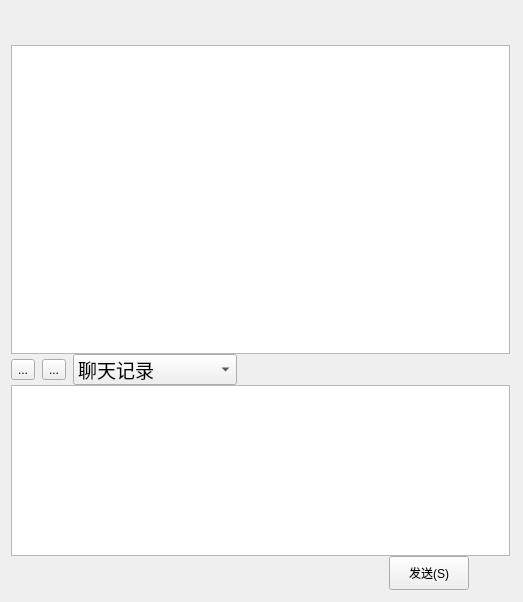
<?xml version="1.0" encoding="UTF-8"?>
<ui version="4.0">
 <class>ClientWidget</class>
 <widget class="QWidget" name="ClientWidget">
  <property name="geometry">
   <rect>
    <x>0</x>
    <y>0</y>
    <width>523</width>
    <height>602</height>
   </rect>
  </property>
  <property name="windowTitle">
   <string>ClientWidget</string>
  </property>
  <widget class="QWidget" name="layoutWidget">
   <property name="geometry">
    <rect>
     <x>0</x>
     <y>0</y>
     <width>521</width>
     <height>601</height>
    </rect>
   </property>
   <layout class="QVBoxLayout" name="verticalLayout" stretch="1,9,1,5,1">
    <property name="spacing">
     <number>0</number>
    </property>
    <item>
     <widget class="QLabel" name="hintChatorsName">
      <property name="font">
       <font>
        <pointsize>12</pointsize>
       </font>
      </property>
      <property name="text">
       <string/>
      </property>
     </widget>
    </item>
    <item>
     <widget class="QTextBrowser" name="displayMessage_tbro"/>
    </item>
    <item>
     <layout class="QHBoxLayout" name="horizontalLayout_2" stretch="1,1,3,5">
      <property name="spacing">
       <number>7</number>
      </property>
      <property name="sizeConstraint">
       <enum>QLayout::SetDefaultConstraint</enum>
      </property>
      <property name="leftMargin">
       <number>0</number>
      </property>
      <property name="topMargin">
       <number>0</number>
      </property>
      <property name="bottomMargin">
       <number>0</number>
      </property>
      <item>
       <widget class="QToolButton" name="expression_tbt">
        <property name="cursor">
         <cursorShape>PointingHandCursor</cursorShape>
        </property>
        <property name="styleSheet">
         <string notr="true">border-color: qlineargradient(spread:pad, x1:0.871, y1:1, x2:1, y2:0, stop:0 rgba(255, 255, 255, 255), stop:1 rgba(255, 255, 255, 255));</string>
        </property>
        <property name="text">
         <string>...</string>
        </property>
        <property name="icon">
         <iconset resource="res.qrc">
          <normaloff>:/img/res/happy.png</normaloff>:/img/res/happy.png</iconset>
        </property>
        <property name="iconSize">
         <size>
          <width>40</width>
          <height>40</height>
         </size>
        </property>
       </widget>
      </item>
      <item>
       <widget class="QToolButton" name="sendFile_tbt">
        <property name="cursor">
         <cursorShape>PointingHandCursor</cursorShape>
        </property>
        <property name="text">
         <string>...</string>
        </property>
        <property name="icon">
         <iconset resource="res.qrc">
          <normaloff>:/img/res/open-archive.png</normaloff>:/img/res/open-archive.png</iconset>
        </property>
        <property name="iconSize">
         <size>
          <width>40</width>
          <height>40</height>
         </size>
        </property>
       </widget>
      </item>
      <item>
       <widget class="QComboBox" name="chatRecord_comb">
        <property name="sizePolicy">
         <sizepolicy hsizetype="Preferred" vsizetype="Fixed">
          <horstretch>0</horstretch>
          <verstretch>0</verstretch>
         </sizepolicy>
        </property>
        <property name="font">
         <font>
          <pointsize>14</pointsize>
         </font>
        </property>
        <property name="cursor">
         <cursorShape>PointingHandCursor</cursorShape>
        </property>
        <property name="currentIndex">
         <number>0</number>
        </property>
        <property name="maxVisibleItems">
         <number>10</number>
        </property>
        <item>
         <property name="text">
          <string>聊天记录</string>
         </property>
        </item>
        <item>
         <property name="text">
          <string>保存聊天记录</string>
         </property>
        </item>
        <item>
         <property name="text">
          <string>删除聊天记录</string>
         </property>
        </item>
       </widget>
      </item>
      <item>
       <spacer name="horizontalSpacer_2">
        <property name="orientation">
         <enum>Qt::Horizontal</enum>
        </property>
        <property name="sizeHint" stdset="0">
         <size>
          <width>40</width>
          <height>20</height>
         </size>
        </property>
       </spacer>
      </item>
     </layout>
    </item>
    <item>
     <widget class="QTextEdit" name="sendMessage_tedt"/>
    </item>
    <item>
     <layout class="QHBoxLayout" name="horizontalLayout_3">
      <item>
       <spacer name="horizontalSpacer">
        <property name="orientation">
         <enum>Qt::Horizontal</enum>
        </property>
        <property name="sizeHint" stdset="0">
         <size>
          <width>378</width>
          <height>20</height>
         </size>
        </property>
       </spacer>
      </item>
      <item>
       <widget class="QPushButton" name="send_pbt">
        <property name="sizePolicy">
         <sizepolicy hsizetype="Minimum" vsizetype="Expanding">
          <horstretch>0</horstretch>
          <verstretch>0</verstretch>
         </sizepolicy>
        </property>
        <property name="text">
         <string>发送(S)</string>
        </property>
        <property name="shortcut">
         <string>Return, Ctrl+S</string>
        </property>
       </widget>
      </item>
      <item>
       <spacer name="horizontalSpacer_3">
        <property name="orientation">
         <enum>Qt::Horizontal</enum>
        </property>
        <property name="sizeHint" stdset="0">
         <size>
          <width>40</width>
          <height>20</height>
         </size>
        </property>
       </spacer>
      </item>
     </layout>
    </item>
   </layout>
  </widget>
 </widget>
 <layoutdefault spacing="6" margin="11"/>
 <resources>
  <include location="res.qrc"/>
 </resources>
 <connections/>
</ui>
